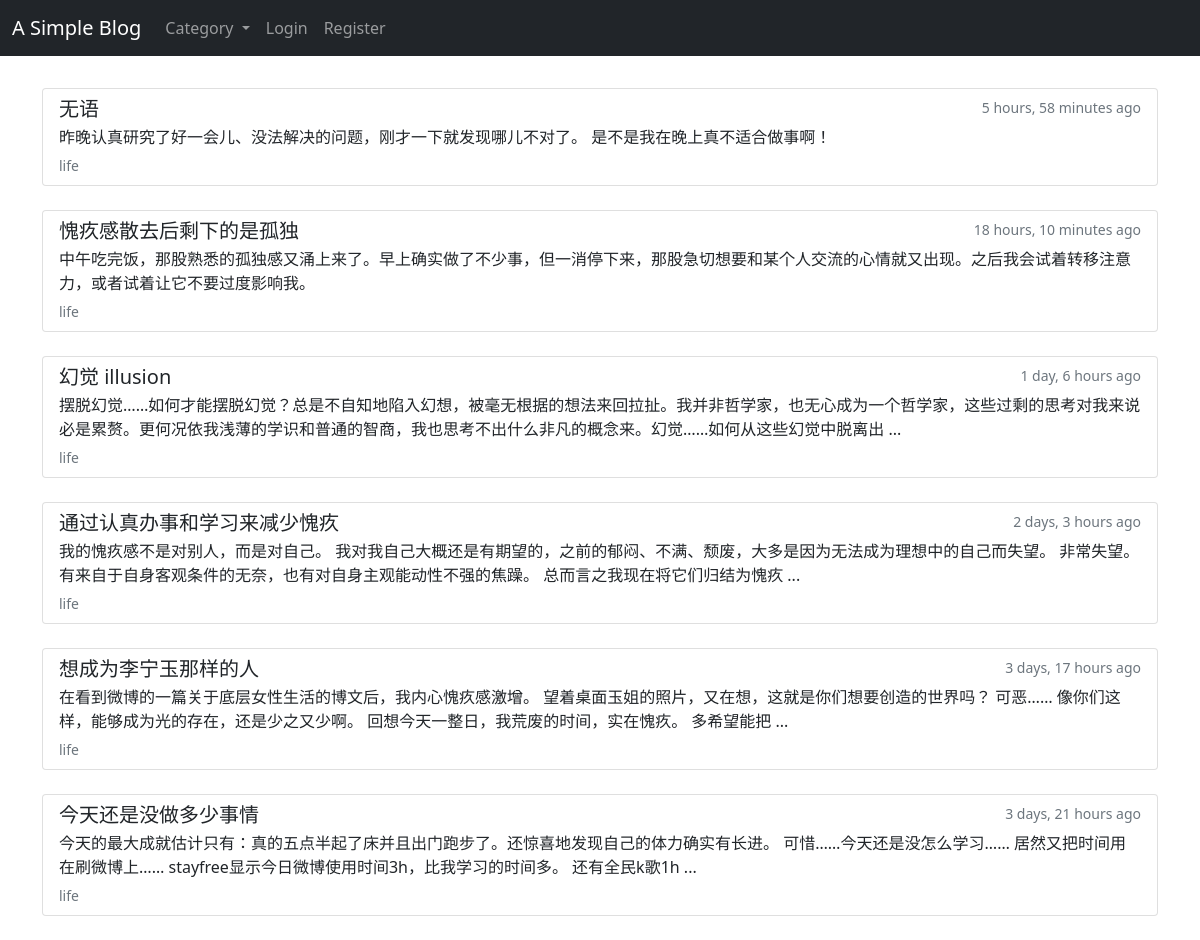
Screenshot of /category/life/ with the database file from the repository.
### myBlog/models.py (models this page shows, shortened)
class Post(models.Model):
    title = models.CharField(max_length=255)
    author = models.ForeignKey(User, on_delete=CASCADE, null=False)
    tag = models.CharField(max_length=255)
    category = models.CharField(max_length=50, default="coding")
    body = RichTextField(blank=True, null=True)
    post_time = models.DateTimeField(auto_now_add=True)
    likes = models.ManyToManyField(User, related_name="like_list")
    class Meta:
        ordering = ['-post_time']

### myBlog/views.py (the view)
class CategoryPostsView(generic.ListView):
    model = Post
    template_name = 'myBlog/category_posts.html'
    def get_context_data(self, **kwargs):
        posts_list = Post.objects.filter(category=self.kwargs['category'])
        context = super().get_context_data(**kwargs)
        context['posts_list'] = posts_list
        return context

### myBlog/context_processors.py (called while the page is built)
def get_category_list(request):
    category_list = Category.objects.all()
    return {
        'category_list': category_list,
    }

### myBlog/models.py (called while the page is built)
    def __str__(self):
        return self.name

### myBlog/templates/myBlog/category_posts.html (shortened to what this page needs)
{% extends 'base.html' %} {% block title %} My Blog {% endblock %}
{% block body %}
<br />
{% if posts_list %}
{% for post in posts_list %}
<div class="list-group">
  <a href="{% url 'article_detail' post.pk %}" class="list-group-item list-group-item-action">
    <div class="d-flex w-100 justify-content-between">
      <h5 class="mb-1">{{ post.title }}</h5>
      <small class="text-muted">{{ post.post_time|timesince }} ago</small>
    </div>
    <p class="mb-1">
      {% if post.body|length > 120 %}
      {{ post.body|slice:":120" }} ...
      {% else %}
      {{ post.body }}
      {% endif %}
    </p>
    <small class="text-muted">{{ post.category }}</small>
  </a>
</div>
<br />
{% endfor %}
{% else %}
<p><strong>Sorry, there are no articles fall under this category.</strong></p>
{% endif %}
{% endblock %}

### rows the page displays
Post: title "无语", post_time "5 hours, 58 minutes", body "昨晚认真研究了好一会儿、没法解决的问题，刚才一下就发现哪儿不对了。 是不是我在晚上真不适合做事啊！", category "life"
Post: title "愧疚感散去后剩下的是孤独", post_time "18 hours, 10 minutes", body "中午吃完饭，那股熟悉的孤独感又涌上来了。早上确实做了不少事，但一消停下来，那股急切想要和某个人交流的心情就又出现。之后我会试着转移注意力，或者试着让它不要过度影响我。", category "life"
Post: title "幻觉 illusion", post_time "1 day, 6 hours", body "摆脱幻觉……如何才能摆脱幻觉？总是不自知地陷入幻想，被毫无根据的想法来回拉扯。我并非哲学家，也无心成为一个哲学家，这些过剩的思考对我来说必是累赘。更何况依我浅薄的学识和普通的智商，我也思考不出什么非凡的概念来。幻觉……如何从这些幻觉中脱离出", category "life"
Post: title "通过认真办事和学习来减少愧疚", post_time "2 days, 3 hours", body "我的愧疚感不是对别人，而是对自己。 我对我自己大概还是有期望的，之前的郁闷、不满、颓废，大多是因为无法成为理想中的自己而失望。 非常失望。 有来自于自身客观条件的无奈，也有对自身主观能动性不强的焦躁。 总而言之我现在将它们归结为愧疚", category "life"
Post: title "想成为李宁玉那样的人", post_time "3 days, 17 hours", body "在看到微博的一篇关于底层女性生活的博文后，我内心愧疚感激增。 望着桌面玉姐的照片，又在想，这就是你们想要创造的世界吗？ 可恶…… 像你们这样，能够成为光的存在，还是少之又少啊。 回想今天一整日，我荒废的时间，实在愧疚。 多希望能把", category "life"
Post: title "今天还是没做多少事情", post_time "3 days, 21 hours", body "今天的最大成就估计只有：真的五点半起了床并且出门跑步了。还惊喜地发现自己的体力确实有长进。 可惜……今天还是没怎么学习…… 居然又把时间用在刷微博上…… stayfree显示今日微博使用时间3h，比我学习的时间多。 还有全民k歌1h", category "life"
